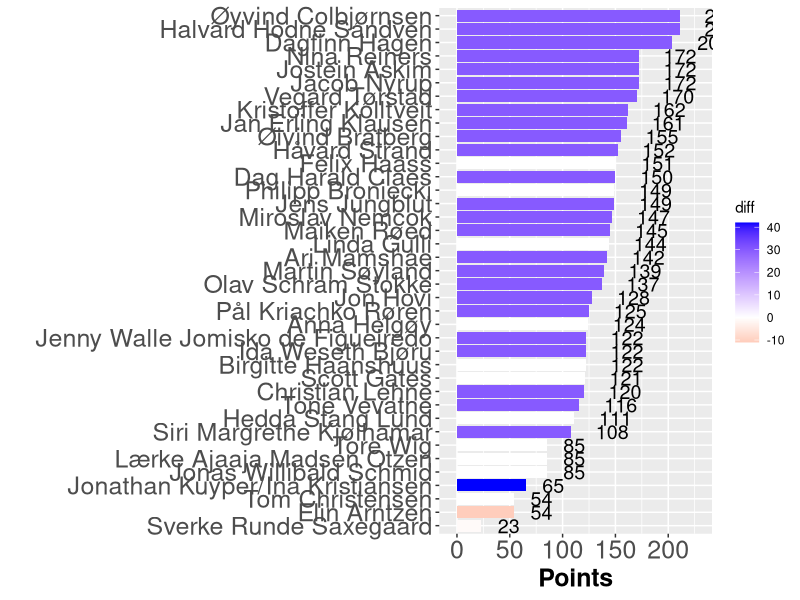

The R source for this figure:
## ---- chunk 1

library(tidyverse)
library(igraph)
library(readxl)
library(knitr)

knitr::opts_chunk$set(out.width = "100%")

## ---- chunk 2
#| warning: false

invisible(capture.output(Sys.setlocale()))
nettverk <- readr::read_delim("res9.csv", delim=";", col_names = FALSE, locale = locale(encoding = "UTF-8"))
old <- readr::read_delim("res9_old.csv", delim=";", col_names = FALSE, locale = locale(encoding = "UTF-8"))
leaderboard <- tibble::as_tibble(nettverk)
old <- tibble::as_tibble(old)

leaderboard <- leaderboard %>% arrange_at(ncol(.), desc)
old <- old %>% arrange_at(ncol(.), desc) %>% 
  select(X1, X10) %>% 
  rename(X1 = X1, dan = X10)

hbar<-leaderboard %>% 
  left_join(old, by = "X1") %>% 
  rename(X10 = X10) %>% 
  arrange_at(ncol(.), desc)
  
hbar$diff <- hbar$X10-old$dan


ggplot(hbar, aes(x=reorder(X1, X10), y=X10, fill = diff )) + 
    geom_bar(stat = 'identity') + 
    scale_y_continuous(limits = c(-5, 230)) +
    coord_flip() + 
    scale_fill_gradient2(low = "red", high="blue") +
    geom_text(aes(label = X10), hjust=-0.75, size = 5 ) + 
    ylab("Points") +
    xlab(" ") +
    theme(axis.text=element_text(size=18), axis.title=element_text(size=18,face="bold"))
